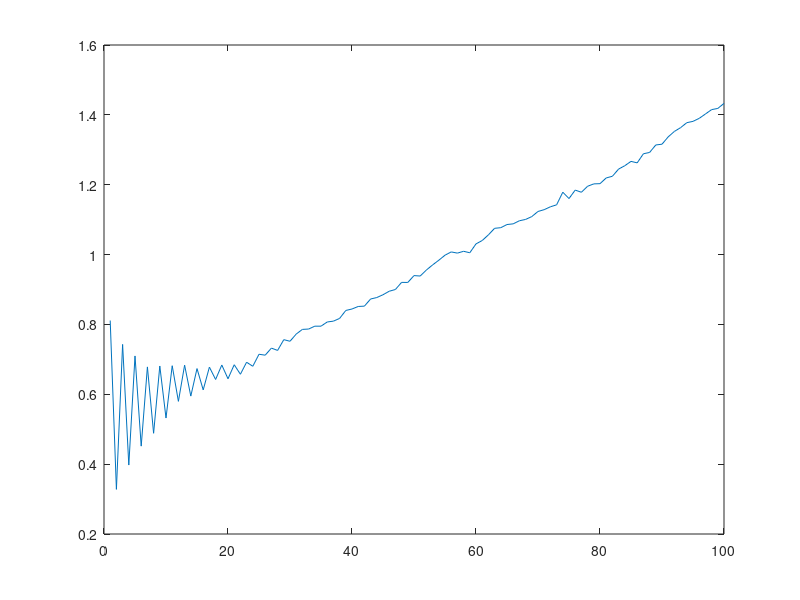

This chart was generated by the following MATLAB code:
clear
epsilon=.005;
total_Nth_turn = zeros(1,100);  %vector which will store the average
                                %winnings each of the 100 coin flips
                                %in each experiment
                                
for loop=1:10000                %repeat experiment 10000 times
    m = 0; 
    runningtotal = zeros(1,100);            %vector to store M, the amount of money in your pocket at each of 100 coin flips
    for flips = 1:100                       %flip a coin 100 times
        if rem(m,3)==0                      %decide if M is divisible by 3
            outcome = rand;                 
            if outcome < 0.9 + epsilon     
                 m = m +1 ;                 %you win----M divisible by 3
            else 
                 m = m- 1;                  %you lose---M divisible by 3
            end 
        else 
            outcome = rand; 
            if outcome < 0.25 + epsilon    
                m = m + 1;                  %you win--M not divisible by 3
            else 
                m = m- 1;                   %you lose--M not divisible by 3
            end 
        end 
        runningtotal(flips) = m;            %remember how much M a this coin flip
    end
    total_Nth_turn = total_Nth_turn + runningtotal;   %compare what happened on this turn with all the other experiments
end 
total_Nth_turn=total_Nth_turn/10000;  
plot(total_Nth_turn)                        %plot what M is on the Nth turn (averaged over 10000 experiments)